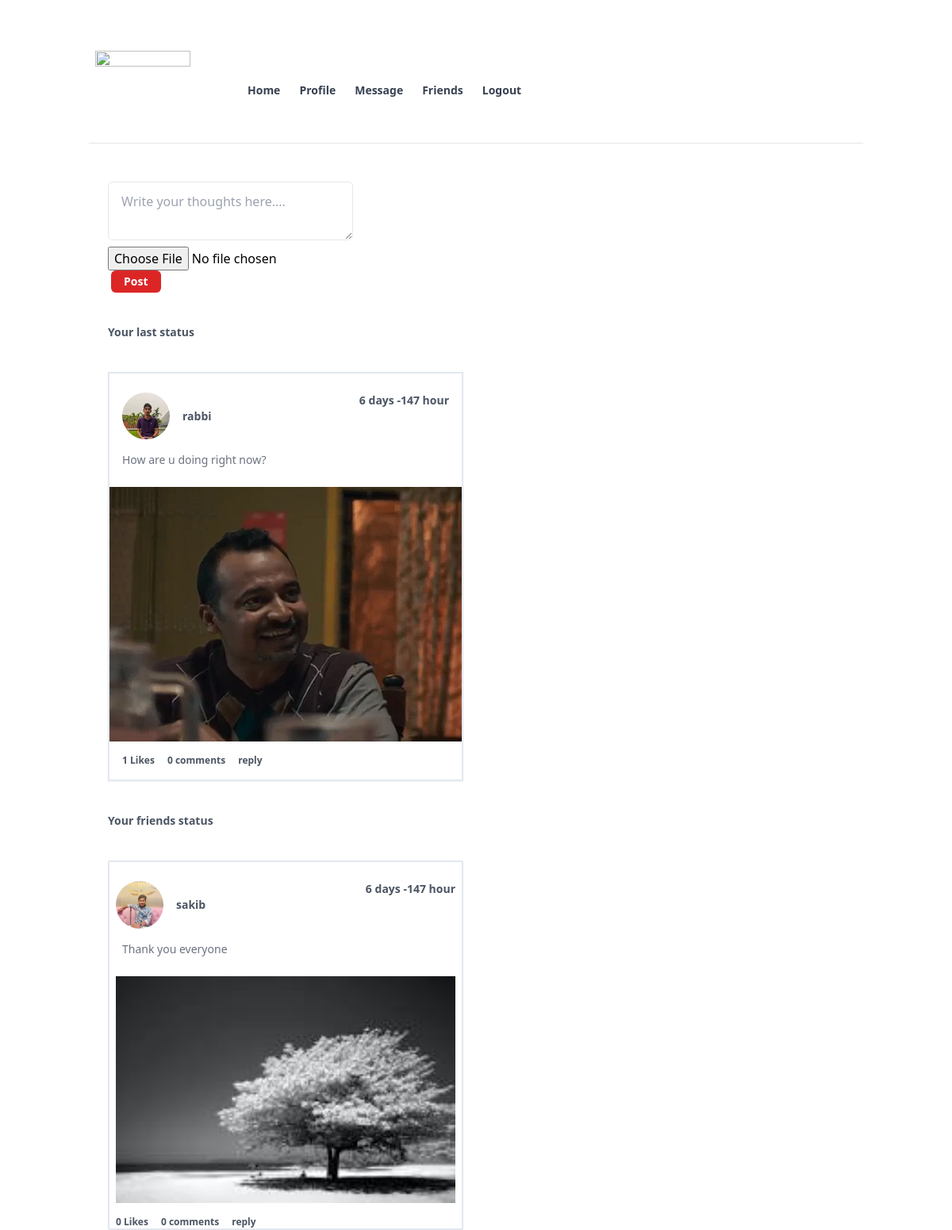
Screenshot of /home.php (signed in) with the database file from the repository.
### tables this page shows
CREATE TABLE `status` (
  `status_id` int(11) NOT NULL,
  `status_owner` varchar(11) NOT NULL,
  `status_content` text NOT NULL,
  `status_date` timestamp NOT NULL DEFAULT current_timestamp(),
  `status_image` varchar(255) NOT NULL
);

### home.php (the view, shortened to what this page needs)
<?php require_once "header.php"; ?>
<?php require_once "db.php"; ?>
<?php
$username = $_SESSION["username"];
$own_status_sql = "SELECT (SELECT COUNT(*) from `status_comments` WHERE status_id = temp.status_id)'total_comments',(SELECT  `profile_pic` from `user_info` WHERE username='$username')'profile_pic',status_id,status_owner,status_content,status_image,(SELECT COUNT(*) from `status_likes` WHERE temp.status_id = status_id)'total_likes', TIMESTAMPDIFF(day,status_date, CURRENT_TIMESTAMP)'day',TIMESTAMPDIFF(hour, CURRENT_TIMESTAMP,status_date)'hour' FROM `status` AS temp  WHERE status_owner = '$username' ORDER BY status_date DESC LIMIT 1";
$result = mysqli_query($conn, $own_status_sql);
$own_status = mysqli_fetch_array($result);
$friends_status_sql = "SELECT (SELECT COUNT(*) from `status_comments` WHERE status_id = temp.status_id)'total_comments',(SELECT COUNT(*) from `status_likes` WHERE status_id = temp.status_id)'total_likes',(SELECT  `profile_pic` from `user_info` WHERE username=temp.status_owner)'profile_pic', status_id,status_owner,status_content,status_image, TIMESTAMPDIFF(day,status_date, CURRENT_TIMESTAMP)'day',TIMESTAMPDIFF(hour, CURRENT_TIMESTAMP,status_date)'hour' FROM `status` AS temp WHERE status_owner IN ((SELECT to_friend FROM `friends` WHERE from_friend='$username')) ORDER BY status_date DESC LIMIT 10;";
$result2 = mysqli_query($conn, $friends_status_sql);
echo '
<div class="container mx-auto px-6 mt-12  ">
<form action="home.php" method="POST"  enctype="multipart/form-data">
<textarea name="status_desc" type = "text" id="status_desc" rows="2" class="block w-1/3 border border-b px-4 py-3 rounded-md mb-2 " placeholder="Write your thoughts here.... "/></textarea>
<input type="file" name="status_image" >
<button type="submit" class="ml-1 block px-4 py-1 rounded-md bg-red-600 text-white text-sm font-semibold">Post</button>
</form >
<h1 class="mt-10 text-sm text-gray-600 font-semibold "> Your last status </h1>
<div class= "mt-10  border-2  border-solid border-slate-200	max-w-md shadow-sm">
<div class="mb-2 mt-6  mx-4 block  text-sm text-gray-600 font-semibold   flex   justify-between ">
<div class="flex items-center">
 <img class="rounded-full" src="'.$own_status["profile_pic"].'" height=60 width=60/> <a class="mx-4 text-sm "  href="/profile.php?username='.$own_status["status_owner"].'">'.$own_status["status_owner"].'</a></div>
 <div class="date " >'.$own_status["day"].' days '.$own_status["hour"]. ' hour  </div>
 </div>
<p class=" mx-4 mt-4 text-sm text-gray-500">
'.$own_status["status_content"].'
</p>
<br/>
<img src="'.$own_status["status_image"].'"  width=600 height=400 />
<div class="flex mx-auto mt-4 mb-4 px-4 "><a href="/liked.php?id='.$own_status["status_id"].'&status" class="pr-4 text-xs text-gray-600 font-semibold">'.$own_status["total_likes"].' Likes</a><a href="/status?id="'.$own_status["status_id"].'" class=" pr-4  text-xs text-gray-600 font-semibold ">'.$own_status["total_comments"].' comments </a><a class=" text-xs text-gray-600 font-semibold ">reply </a></div>
</div>
<h1 class="mt-10 text-sm text-gray-600 font-semibold "> Your friends status  </h1>
';
while($row=mysqli_fetch_array($result2)){
echo '
<div class= "mt-10 px-2  rounded-sm border-2  border-solid border-slate-200	max-w-md shadow-sm">
<div class="mb-2 mt-6   block  text-sm text-gray-600 font-semibold   flex   justify-between ">
<div class="flex items-center">
<img class="rounded-full" src="'.$row["profile_pic"].'" height=60 width=60/> <a class="mx-4 text-sm "  href="/profile.php?username='.$row["status_owner"].'">'.$row["status_owner"].'</a></div>
 <div class="date " >'.$row["day"].' days '.$row["hour"]. ' hour  </div>
 </div>
<p class=" mx-2 mt-4 text-sm text-gray-500">
'.$row["status_content"].'
</p>
<br/>
<img src="'.$row["status_image"].'"  width=600 height=400 />
<div class="flex mx-auto mt-4 "><a href="/liked.php?id='.$row["status_id"].'&status" class="pr-4 text-xs text-gray-600 font-semibold">'.$row["total_likes"].' Likes</a><a href="/status?id="'.$row["status_id"].'"  class=" pr-4  text-xs text-gray-600 font-semibold ">'.$row["total_comments"].' comments </a><a class=" text-xs text-gray-600 font-semibold ">reply </a></div>
</div>'
;}
 ;?>

### rows the page displays
status: status_owner "rabbi", status_content "How are u doing right now?", status_image (picture)
status: status_owner "sakib", day "6", hour "-147", status_content "Thank you everyone", status_image (picture), total_likes "0", total_comments "0"

### other values shown
$own_status["day"] "6"
$own_status["hour"] "-147"
$own_status["total_likes"] "1"
$own_status["total_comments"] "0"
